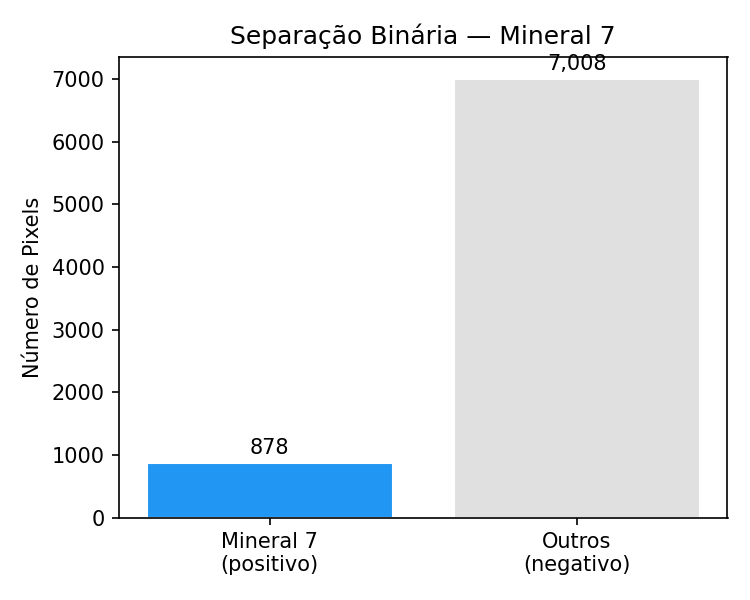

The script that saved this image:
import numpy as np
import matplotlib.pyplot as plt

MINERAL_ALVO = 7   # classe a ser detectada (1 = presente, 0 = ausente)

# Carregar dados reduzidos pelo PCA
X_pca = np.load('X_pca.npy')
Y     = np.load('Y_filtrado.npy')

print(f'Dados carregados   : {X_pca.shape}')
print(f'Total de pixels    : {len(Y):,}')
print(f'Classes únicas     : {np.unique(Y)}')

# Conversão para rótulo binário
Y_bin = (Y == MINERAL_ALVO).astype(int)

n_pos = Y_bin.sum()
n_neg = len(Y_bin) - n_pos
ratio = n_pos / len(Y_bin) * 100

print(f'\nMineral alvo       : Classe {MINERAL_ALVO}')
print(f'Pixels positivos   : {n_pos:,}  ({ratio:.1f}%)')
print(f'Pixels negativos   : {n_neg:,}  ({100 - ratio:.1f}%)')
print(f'Razão desbalamento : 1 : {n_neg // max(n_pos, 1)}')

if n_pos == 0:
    raise ValueError(
        f'Classe {MINERAL_ALVO} não encontrada na imagem filtrada. '
        f'Escolha outra classe em MINERAL_ALVO.'
    )

# Salvar arrays binários
np.save('X_bin.npy', X_pca)
np.save('Y_bin.npy', Y_bin)
print('\nArquivos salvos: X_bin.npy, Y_bin.npy')

# Gráfico de proporção
plt.figure(figsize=(5, 4))
labels  = [f'Mineral {MINERAL_ALVO}\n(positivo)', 'Outros\n(negativo)']
valores = [n_pos, n_neg]
cores   = ['#2196F3', '#E0E0E0']
bars = plt.bar(labels, valores, color=cores, edgecolor='white')
for bar, v in zip(bars, valores):
    plt.text(bar.get_x() + bar.get_width() / 2,
             bar.get_height() + max(valores) * 0.01,
            f'{v:,}', ha='center', va='bottom', fontsize=10)
plt.ylabel('Número de Pixels')
plt.title(f'Separação Binária — Mineral {MINERAL_ALVO}')
plt.tight_layout()
plt.savefig('separacao_binaria.png', dpi=150)
plt.show()
print('Gráfico salvo: separacao_binaria.png')
